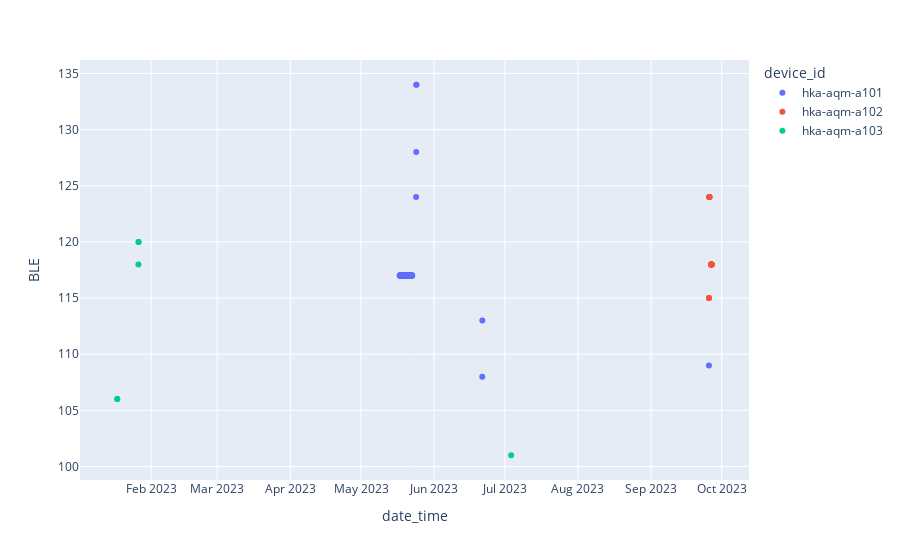

The notebook cell saved with this chart:
### Markdown cell above
einige Tage mit mehr als 100 Registrierten BLE Geräten in einem Raum

### Code cell
px.scatter(df.loc[df.BLE > 100], x='date_time', y='BLE', color='device_id')

### Figure 1 — Plotly figure (JSON) as saved in the notebook; plotly's stock layout.template omitted (floating-point values rounded to 4 significant figures; data arrays with more than 128 entries replaced by an {"elided": "..."} marker saying what was removed)
{"data": [{"hovertemplate": "device_id=hka-aqm-a101<br>date_time=%{x}<br>BLE=%{y}<extra></extra>", "legendgroup": "hka-aqm-a101", "marker": {"color": "#636efa", "symbol": "circle"}, "mode": "markers", "name": "hka-aqm-a101", "orientation": "v", "showlegend": true, "type": "scatter", "x": {"elided": "135 str values"}, "xaxis": "x", "y": {"elided": "135 int values"}, "yaxis": "y"}, {"hovertemplate": "device_id=hka-aqm-a102<br>date_time=%{x}<br>BLE=%{y}<extra></extra>", "legendgroup": "hka-aqm-a102", "marker": {"color": "#EF553B", "symbol": "circle"}, "mode": "markers", "name": "hka-aqm-a102", "orientation": "v", "showlegend": true, "type": "scatter", "x": ["2023-09-25T14:00:00", "2023-09-25T15:00:00", "2023-09-25T17:00:00", "2023-09-25T18:00:00", "2023-09-25T19:00:00", "2023-09-25T20:00:00", "2023-09-26T11:00:00", "2023-09-26T12:00:00", "2023-09-26T13:00:00", "2023-09-26T14:00:00", "2023-09-26T15:00:00", "2023-09-26T16:00:00", "2023-09-26T17:00:00", "2023-09-26T18:00:00", "2023-09-26T19:00:00"], "xaxis": "x", "y": [115, 115, 124, 124, 124, 124, 118, 118, 118, 118, 118, 118, 118, 118, 118], "yaxis": "y"}, {"hovertemplate": "device_id=hka-aqm-a103<br>date_time=%{x}<br>BLE=%{y}<extra></extra>", "legendgroup": "hka-aqm-a103", "marker": {"color": "#00cc96", "symbol": "circle"}, "mode": "markers", "name": "hka-aqm-a103", "orientation": "v", "showlegend": true, "type": "scatter", "x": ["2023-01-17T14:00:00", "2023-01-17T15:00:00", "2023-01-26T14:00:00", "2023-01-26T15:00:00", "2023-01-26T16:00:00", "2023-07-03T16:00:00"], "xaxis": "x", "y": [106, 106, 118, 120, 120, 101], "yaxis": "y"}], "layout": {"legend": {"title": {"text": "device_id"}, "tracegroupgap": 0}, "margin": {"t": 60}, "xaxis": {"anchor": "y", "domain": [0, 1], "title": {"text": "date_time"}}, "yaxis": {"anchor": "x", "domain": [0, 1], "title": {"text": "BLE"}}}}
